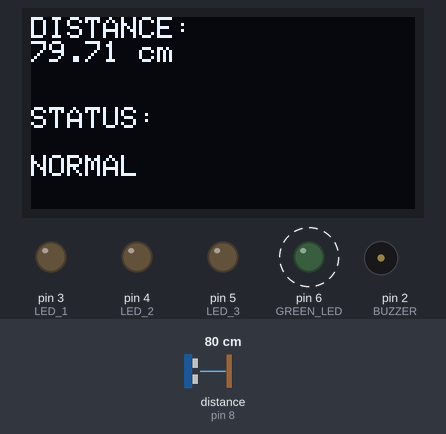
The sketch below on a simulated Arduino Uno, built with avr-gcc and run on an emulated ATmega328P. Shown: 128×64 one-colour display, output pins drawn as LEDs (lit = HIGH), buzzer (waves = sounding, pin HIGH). Wiring (inferred from the names in the program): ultrasonic range finder: trigger pin 7; echo pin 8. Dashed ring = blinking. Inputs (shaded band) come from the test bench; at power-on: distance to the obstacle (sensor on pin 8) 80 cm. The echo pulse lasts 58.3 µs per cm; pins used as bus, display or sensor lines are not drawn.

Above: at 3.2 s.
3.3 s: distance to the obstacle (sensor on pin 8) set to 12 cm
At 4.0 s:
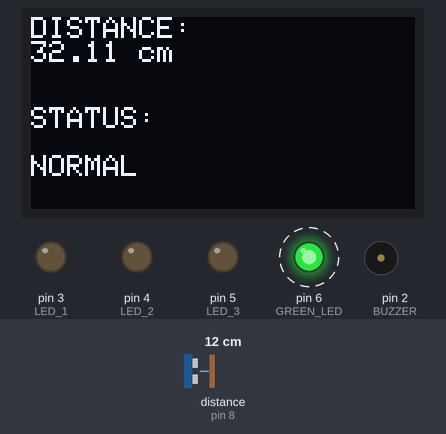
5.6 s: distance to the obstacle (sensor on pin 8) set to 9 cm
At 7.2 s:
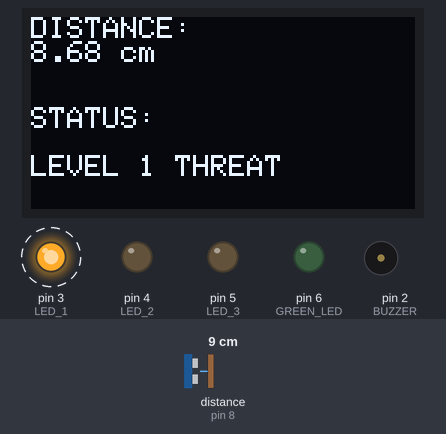
8.6 s: distance to the obstacle (sensor on pin 8) set to 7 cm
At 9.8 s:
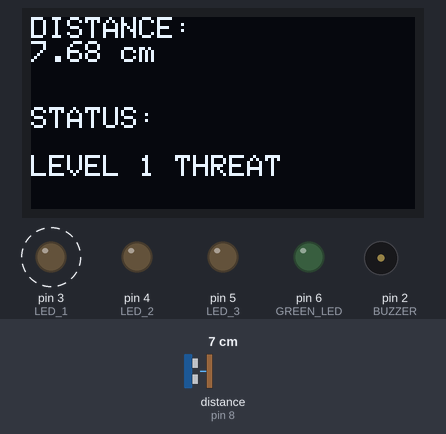
10.9 s: distance to the obstacle (sensor on pin 8) set to 4 cm
At 12.4 s:
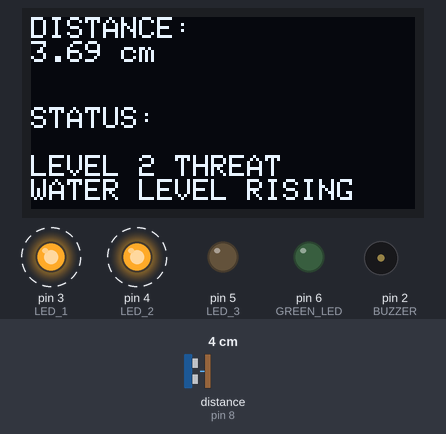
13.9 s: distance to the obstacle (sensor on pin 8) set to 2 cm
At 15.5 s:
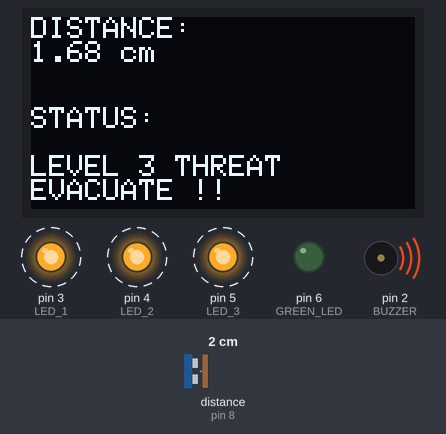
Timing chart, 0 to 17.9 s (numbered marks = the images above; inputs shaded):
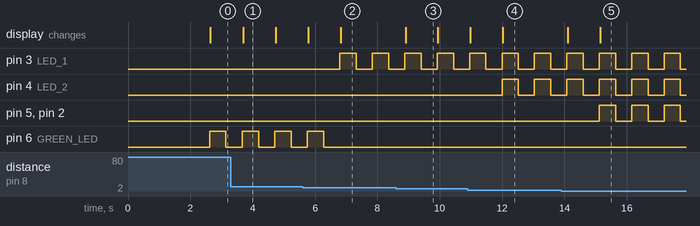

Measured:
- the behaviour switches between 11 and 10 cm on distance to the obstacle (sensor on pin 8) (found by bisection; images 1 and 2)
- the behaviour switches between 6 and 5 cm on distance to the obstacle (sensor on pin 8) (found by bisection; images 3 and 4)
- after the input at 3.3 s, the display: changes after 0.40 s (image 1)
- after the input at 5.6 s, pin 3 (LED_1): alternates HIGH for 0.53 s and LOW for 0.52 s, starting after 1.2 s; pin 6 (GREEN_LED): goes on until 6.3 s, then stays LOW; the display: first changes after 0.18 s (image 2 shows a later state)
- after the input at 8.6 s, the display: changes after 0.30 s (image 3)
- after the input at 10.9 s, pin 4 (LED_2): alternates HIGH for 0.53 s and LOW for 0.51 s, starting after 1.1 s; the display: first changes after 0.08 s (image 4 shows a later state)
- after the input at 13.9 s, pin 5 (LED_3), pin 2 (BUZZER): alternates HIGH for 0.53 s and LOW for 0.51 s, starting after 1.2 s; the display: first changes after 0.20 s (image 5 shows a later state)
- by itself, pin 6 (GREEN_LED): alternates HIGH for 0.53 s and LOW for 0.52 s

The sketch:

water_level.ino
```cpp
#include <Wire.h>
#include <Adafruit_GFX.h>
#include <Adafruit_SSD1306.h>

#define SCREEN_WIDTH 128
#define SCREEN_HEIGHT 64
#define TRIG_PIN 7
#define ECHO_PIN 8
#define GREEN_LED  6
#define LED_1  3
#define LED_2  4
#define LED_3  5
#define BUZZER  2

// const unsigned long interval=500;
// unsigned long previousMillis=0;

// const float EMPTY_DISTANCE = 15.0;
// const float FULL_DISTANCE = 3.0;
const float LEVEL3_THREAT = 3.0;
const float LEVEL2_THREAT = 5.0;
const float LEVEL1_THREAT = 10.0;

float distance;


Adafruit_SSD1306 display(SCREEN_WIDTH, SCREEN_HEIGHT, &Wire, -1);


// float waterLevelPercent(){
//   float levelPercent = ((EMPTY_DISTANCE-distance)/(EMPTY_DISTANCE-FULL_DISTANCE))*100.0;
//   levelPercent = constrain(levelPercent, 0, 100);
//   return levelPercent;
// }

float getDistance(){
  digitalWrite(TRIG_PIN, LOW);
  delayMicroseconds(2);
  digitalWrite(TRIG_PIN, HIGH);
  delayMicroseconds(10);
  digitalWrite(TRIG_PIN, LOW);

  long duration = pulseIn(ECHO_PIN,HIGH,30000);
  if (duration == 0) {
      return -1.0;
  }

  float distance = duration*0.0343/2;
  return distance;
}

float getAverage(){
  float sum = 0;
  int n=10;
  for(int i = 0; i < n;i++){
    sum += getDistance();
    delay(50);
  }
  float average= sum/n;
  return average;
}
void setup() {
  pinMode(GREEN_LED,OUTPUT);
  pinMode(LED_1,OUTPUT);
  pinMode(LED_2,OUTPUT);
  pinMode(LED_3,OUTPUT);
  pinMode(BUZZER,OUTPUT);
  Wire.begin();
  if(!display.begin(SSD1306_SWITCHCAPVCC, 0x3C)){
    while(1);
  }
  display.clearDisplay();
  display.setTextSize(1);
  display.setTextColor(SSD1306_WHITE);
  display.setCursor(0, 0);
  display.println("WATER LEVEL");
  display.println("DETECTOR");
  display.display();
  delay(2000);
  pinMode(TRIG_PIN, OUTPUT);
  pinMode(ECHO_PIN, INPUT);
}

void loop() {
  digitalWrite(GREEN_LED, LOW);
  digitalWrite(LED_1, LOW);
  digitalWrite(LED_2, LOW);
  digitalWrite(LED_3, LOW);
  digitalWrite(BUZZER, LOW);

  // unsigned long currentMillis =millis();
  // if(currentMillis-previousMillis>=interval){
  //   previousMillis=currentMillis;
  // }
  distance = getAverage();
  // float levelPercent = waterLevelPercent();
  display.clearDisplay();
  display.setCursor(0, 0);
  display.println("DISTANCE:");
  if (distance < 0) {
  display.println("Sensor error!");

  digitalWrite(GREEN_LED, LOW);
  digitalWrite(LED_1, LOW);
  digitalWrite(LED_2, LOW);
  digitalWrite(LED_3, LOW);
  digitalWrite(BUZZER, LOW);
  }
  else {
  display.print(distance);
  display.println(" cm");
  display.setCursor(0, 30);
  display.println("STATUS:");
  digitalWrite(GREEN_LED, LOW);
  digitalWrite(LED_1, LOW);
  digitalWrite(LED_2, LOW);
  digitalWrite(LED_3, LOW);
  digitalWrite(BUZZER, LOW);


  if (distance <= LEVEL3_THREAT){
    display.println();
    display.println("LEVEL 3 THREAT");
    display.println("EVACUATE !!");
    digitalWrite(LED_1, HIGH);
    digitalWrite(LED_2, HIGH);
    digitalWrite(LED_3, HIGH);
    digitalWrite(BUZZER, HIGH);

  }
  else if (distance <= LEVEL2_THREAT){
    display.println();
    display.println("LEVEL 2 THREAT");
    display.println("WATER LEVEL RISING");
    digitalWrite(LED_1, HIGH);
    digitalWrite(LED_2, HIGH);

  }
  else if (distance <= LEVEL1_THREAT){
    display.println();
    display.println("LEVEL 1 THREAT");
    digitalWrite(LED_1, HIGH);
  }
  else{
    display.println();
    display.println("NORMAL");
    digitalWrite(GREEN_LED, HIGH);
  }
  // if(levelPercent < 20.0){
  //   display.println();
  //   display.println("EMPTY");
  // }
  // else if(levelPercent <50.0){
  //   display.println();
  //   display.println("LOW");
  // }
  // else if(levelPercent < 75.0){
  //   display.println();
  //   display.println("MEDIUM");
  // }
  // else if(levelPercent <90.0){
  //   display.println();
  //   display.println("HIGH");
  // }
  // else if(levelPercent <95.0){
  //   display.println();
  //   display.println("HIGH WATER LEVEL");
  // }
  // else{
  //   display.println();
  //   display.println("OVERFLOW RISK");
  // }
  display.display();

  delay(500);

}}
```
